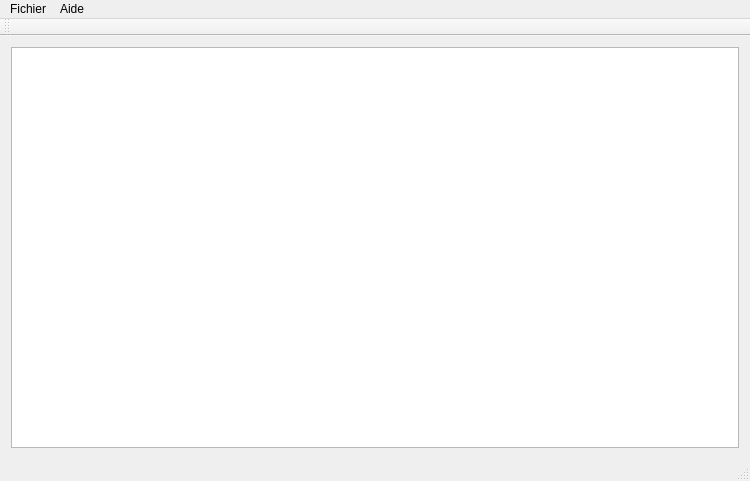
<?xml version="1.0" encoding="UTF-8"?>
<ui version="4.0">
 <class>MainWindow</class>
 <widget class="QMainWindow" name="MainWindow">
  <property name="geometry">
   <rect>
    <x>0</x>
    <y>0</y>
    <width>750</width>
    <height>481</height>
   </rect>
  </property>
  <property name="windowTitle">
   <string>MainWindow</string>
  </property>
  <widget class="QWidget" name="centralWidget">
   <layout class="QVBoxLayout" name="verticalLayout">
    <item>
     <widget class="QTextEdit" name="textEdit"/>
    </item>
   </layout>
  </widget>
  <widget class="QMenuBar" name="menuBar">
   <property name="geometry">
    <rect>
     <x>0</x>
     <y>0</y>
     <width>750</width>
     <height>25</height>
    </rect>
   </property>
   <widget class="QMenu" name="menuFichier">
    <property name="title">
     <string>Fichier</string>
    </property>
    <addaction name="actionOuvrir_un_fichier"/>
    <addaction name="actionDerniers_fichiers_ouverts"/>
    <addaction name="actionQuitter"/>
   </widget>
   <widget class="QMenu" name="menuAide">
    <property name="title">
     <string>Aide</string>
    </property>
    <addaction name="actionA_Propos"/>
   </widget>
   <addaction name="menuFichier"/>
   <addaction name="menuAide"/>
  </widget>
  <widget class="QToolBar" name="mainToolBar">
   <attribute name="toolBarArea">
    <enum>TopToolBarArea</enum>
   </attribute>
   <attribute name="toolBarBreak">
    <bool>false</bool>
   </attribute>
  </widget>
  <widget class="QStatusBar" name="statusBar"/>
  <action name="actionOuvrir_un_fichier">
   <property name="text">
    <string>Ouvrir un fichier</string>
   </property>
  </action>
  <action name="actionDerniers_fichiers_ouverts">
   <property name="text">
    <string>Derniers fichiers ouverts</string>
   </property>
  </action>
  <action name="actionQuitter">
   <property name="text">
    <string>Quitter</string>
   </property>
  </action>
  <action name="actionA_Propos">
   <property name="text">
    <string>A Propos</string>
   </property>
  </action>
 </widget>
 <layoutdefault spacing="6" margin="11"/>
 <resources/>
 <connections/>
</ui>
